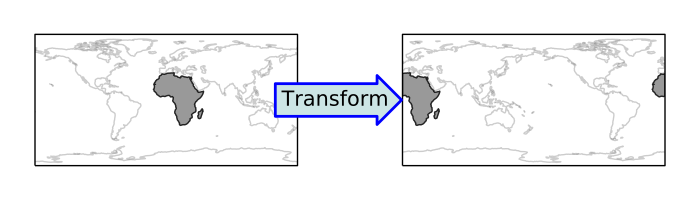

The Python source for this figure:
import cartopy.crs as ccrs
import matplotlib.pyplot as plt
import shapely.geometry as sgeom


def continent(name):
    import cartopy.io.shapereader as shpreader

    shpfilename = shpreader.natural_earth(resolution='110m',
                                      category='cultural',
                                      name='admin_0_countries')
    reader = shpreader.Reader(shpfilename)
    countries = reader.records()
    shapes = []
    for country in countries:
        if country.attributes['continent'] == name:
            shapes.append(country.geometry)
    
    from shapely.ops import cascaded_union
    geom = cascaded_union(shapes)
    return geom

def remove_interiors(geom):
    geoms = []
    for p in geom:
        geoms.append(sgeom.Polygon(p.exterior))
    geom = sgeom.MultiPolygon(geoms)
    return geom


LHS, RHS = ccrs.PlateCarree(), ccrs.PlateCarree(central_longitude=180)

geom = continent('Africa')
geom = remove_interiors(geom)

fig = plt.figure(figsize=(7, 2))

ax1 = plt.subplot(1, 2, 1, projection=LHS)
ax2 = plt.subplot(1, 2, 2, projection=RHS)

ax1.coastlines(color='gray', alpha=0.4)
ax2.coastlines(color='gray', alpha=0.4)

bbox_props = dict(boxstyle="rarrow", fc=(0.8,0.9,0.9), ec="b", lw=2)

t = fig.text(0.475, 0.5, "Transform", transform=fig.transFigure, ha="center", va="center",
            size=15, bbox=bbox_props, zorder=10)

ax1.add_geometries([geom], LHS, facecolor='gray', edgecolor='black', alpha=0.8)
ax2.add_geometries([geom], LHS, facecolor='gray', edgecolor='black', alpha=0.8)

fig.subplots_adjust(wspace=0.4, left=0.05, right=0.95)

plt.show()
